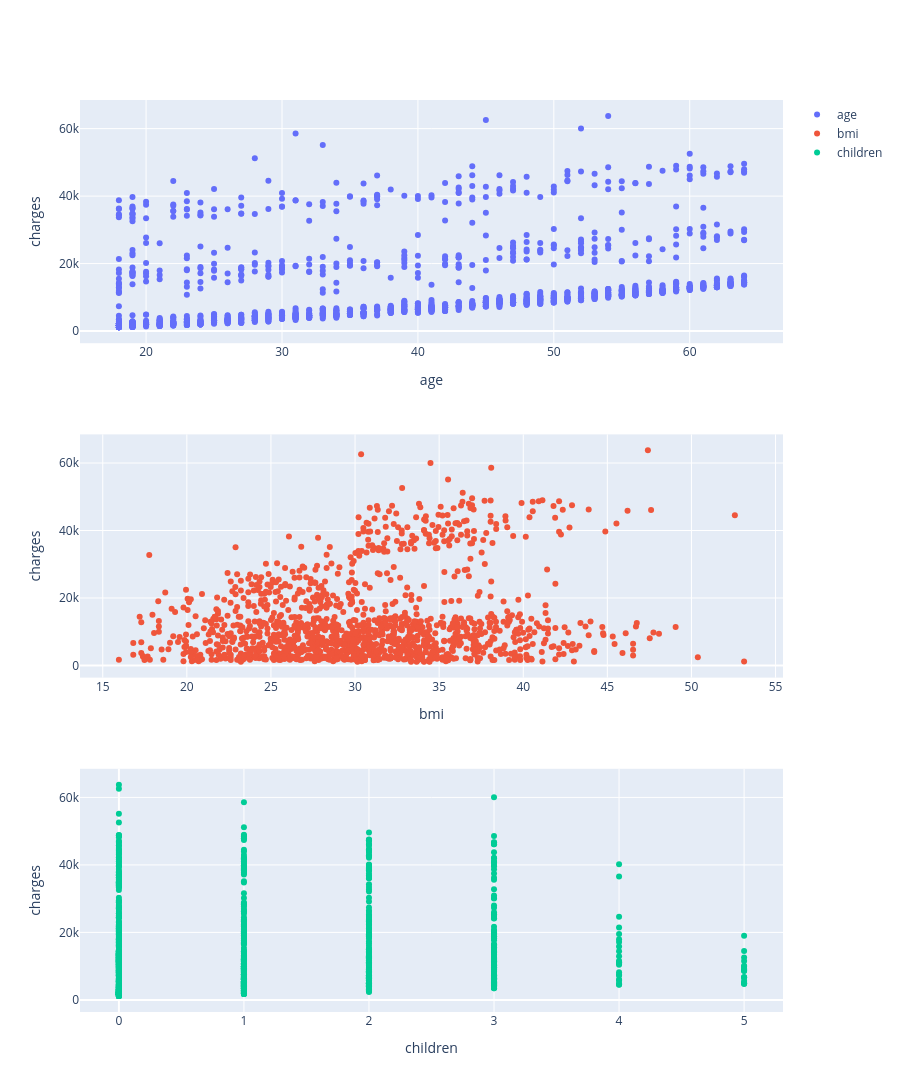

Write notebook code for a chart like this one.
### Code cell
plot_univariate_numeric(
    X.select_dtypes(include=np.number),
    y
)

### Figure 1 — Plotly figure (JSON) as saved in the notebook; plotly's stock layout.template omitted (floating-point values rounded to 4 significant figures; data arrays with more than 128 entries replaced by an {"elided": "..."} marker saying what was removed)
{"data": [{"mode": "markers", "name": "age", "type": "scatter", "x": {"elided": "1338 int values"}, "xaxis": "x", "y": {"elided": "1338 float values"}, "yaxis": "y"}, {"mode": "markers", "name": "bmi", "type": "scatter", "x": {"elided": "1338 float values"}, "xaxis": "x2", "y": {"elided": "1338 float values"}, "yaxis": "y2"}, {"mode": "markers", "name": "children", "type": "scatter", "x": {"elided": "1338 int values"}, "xaxis": "x3", "y": {"elided": "1338 float values"}, "yaxis": "y3"}], "layout": {"height": 1200, "xaxis": {"anchor": "y", "domain": [0, 1], "title": {"text": "age"}}, "xaxis2": {"anchor": "y2", "domain": [0, 1], "title": {"text": "bmi"}}, "xaxis3": {"anchor": "y3", "domain": [0, 1], "title": {"text": "children"}}, "yaxis": {"anchor": "x", "domain": [0.7333, 1], "title": {"text": "charges"}}, "yaxis2": {"anchor": "x2", "domain": [0.3667, 0.6333], "title": {"text": "charges"}}, "yaxis3": {"anchor": "x3", "domain": [0, 0.2667], "title": {"text": "charges"}}}}
